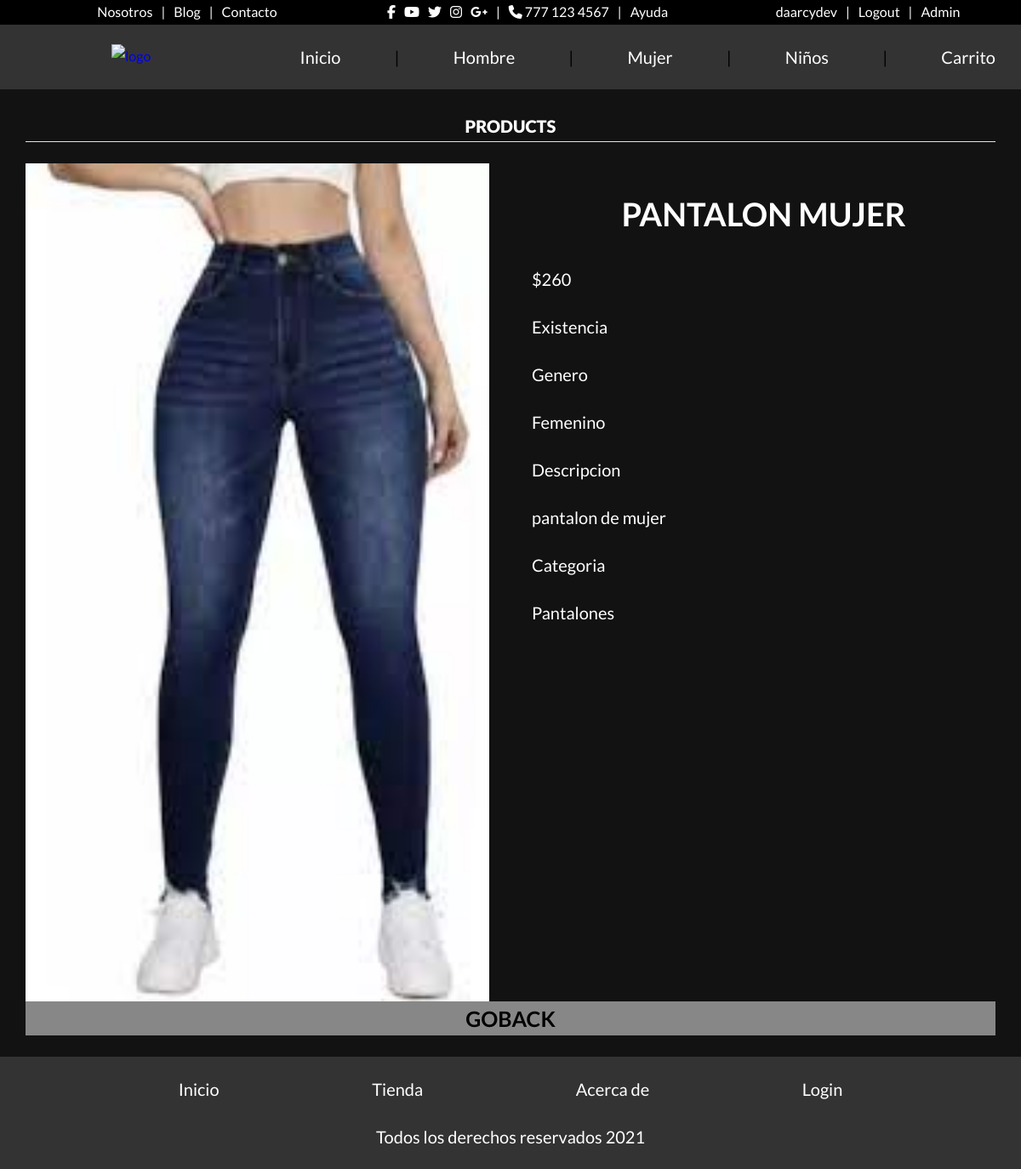
Page /indexAdmin/10/ (signed in) on the committed database.
### products/models.py (models this page shows, shortened)
class Product(models.Model):
    title = models.CharField(max_length=50)
    price = models.IntegerField(blank=True)
    exist = models.BooleanField(default=True)
    description = models.TextField(blank=True)
    image = models.ImageField(upload_to='productImages/', null=True, blank=True)
    user = models.ForeignKey(User, on_delete=models.CASCADE)
    created = models.DateTimeField(auto_now_add=True)
    is_male = models.BooleanField(default=False)
    is_female = models.BooleanField(default=False)
    is_child = models.BooleanField(default=False)
    category = models.CharField(max_length=20, choices=CATEGORIA_CHOICES, default='Ropa')

### products/views.py (the view)
# urls.py: path("indexAdmin/<int:product_id>/", views.adminProduct, name="adminProduct"),
@user_passes_test(user_is_specific_user, login_url='index')
def adminProduct(request, product_id):
    try:
        products = get_object_or_404(Product, pk=product_id, user=request.user)
        return render(request, 'adminProduct.html',{
            "product" : products
        })
    except:
        return redirect("admin")

### products/contextProcessor.py (called while the page is built)
def total_carrito(request):
    total = 0
    if(request.user.is_authenticated):
        if( "carrito" in request.session.keys()):
            for key, value in request.session["carrito"].items():
                total += int(value["acumulado"])
    return{"total_carrito":total}

### products/views.py (called while the page is built)
def user_is_specific_user(user):
    return user.username == 'daarcydev'  # Cambia 'nombre_de_usuario_especifico' por el nombre de usuario que deseas permitir

### products/templates/adminProduct.html (shortened to what this page needs)
{% extends 'base.html' %}
{% block content %}
    <main class="contenedor seccion">
        <h2>Products</h2>
        <div class="contenidoProduct">
            {% if product.image %}
                <img src="{{ product.image.url }}" alt="{{ product.title }}">
            {% endif %}
            <div class="info">
                <h1>{{product.title}}</h1>
                <p>${{product.price}}</p>
                {% if  product.exist %}
                    <p class="existencia">Existencia</p>
                {% else %}
                    <p class="existencia">No Existencia</p>
                {% endif %}
                <p>Genero</p>
                {% if product.is_female  %}
                    <p class="existencia">Femenino</p>
                {% endif %}
                <p>Descripcion</p>
                <p>{{product.description}}</p>
                <p>Categoria</p>
                <p>{{product.category}}</p>
            </div>
        </div>
        <a href="{% url 'admin' %}" class="goBack">GoBack</a>
    </main>
    {% endblock content %}

### products/templates/base.html (shortened to what this page needs)
{%load static%}
<!DOCTYPE html>
<html lang="en">
<head>
    <link rel="stylesheet" href="path/to/font-awesome/css/font-awesome.min.css">
    <link rel="stylesheet" href="build/css/app.css">
    <link rel="stylesheet" href="{% static '/styles/app.css' %}">
</head>
<body>
    <header class="header">
        <div class="barraNegra">
            <div class="about">
                <ul class="menu-top">
                    <li>
                        <a title="Nosotros" href="{% url 'about' %}">Nosotros</a>
                    </li>
                    <li>|</li>
                    <li>
                        <a title="Blog" href="{% url 'blog' %}">Blog</a>
                    </li>
                    <li>|</li>
                    <li>
                        <a title="Contacto" href="{% url 'index' %}">Contacto</a>
                    </li>
                </ul>
            </div>
            <div class="socialMedia">
                <ul class="menu-top">
                    <li>
                        <a title="Facebook" class="fb" target="_blank" href=""><i class="fa fa-facebook"></i></a>
                    </li>
                    <li>
                        <a title="Youtube" class="youtube" target="_blank" href=""><i class="fa fa-youtube-play"></i></a>
                    </li>
                    <li>
                        <a title="Twitter" class="tw" target="_blank" href=""><i class="fa fa-twitter"></i></a>
                    </li>
                    <li>
                        <a title="Instagram" class="instagram" target="_blank" href=""><i class="fa fa-instagram"></i></a>
                    </li>
                    <li>
                        <a title="Google +" class="google" target="_blank" href=""><i class="fa fa-google-plus"></i></a>
                    </li>
                    <li>|</li>
                    <li>
                        <i class="fa fa-phone"></i>
                        777 123 4567
                    </li>
                    <li>|</li>
                    <li class="help">
                        <a title="Ayuda" href="">Ayuda</a>
                    </li>
                </ul>
            </div>
            <div class="signin">
                <ul class="menu-top">
                    {% if user.is_authenticated %}
                    <li>
                        <a href="#">{{user.username}}</a>
                    </li>
                    <li>|</li>
                    <li>
                        <a href="{% url 'logout' %}">Logout </a>
                    </li>
                    {% endif %}
                    {% if user.username == "daarcydev" %}
                        <li>|</li>
                        <li>
                            <a title="admin" href="{% url 'admin' %}">Admin</a>
                        </li>
                    {% endif %}
                </ul>
            </div>
        </div>
        <div class="contenedor headerContenedor">
            <div class="barra">
                <a href="{% url 'index' %}">
                    <img src="https://static.vecteezy.com/system/resources/previews/001/192/065/original/circle-logo-turbine-png.png" alt="logo">
                </a>
                <nav class="nav">
                    <a href="{% url 'index' %}">Inicio</a>
                    <p>|</p>
                    <a href="#" id="btnHombre">Hombre</a>
                    <p>|</p>
                    <a href="#" id="btnMujer">Mujer</a>
                    <p>|</p>
                    <a href="#" id="btnNiño">Niños</a>
                    {% if user.is_authenticated %}
                    <p>|</p>
                    <a href="{% url 'carrito' %}">Carrito</a>
                    {% endif %}
                </nav>
            </div>
        </div>
    </header>
    {% block content %}
    {% endblock content %}
    <footer class="footer seccion">
        <div class="contenedor footerContenedor">
            <nav class="nav">
                <a href="#">Inicio</a>
                <a href="#">Tienda</a>
                <a href="#">Acerca de</a>
                <a href="#">Login</a>
            </nav>
        </div>
        <p class="copyright">Todos los derechos reservados 2021</p>
    </footer>
</body>
</html>

### build/css/app.css (style rules this page uses)
html { -webkit-text-size-adjust:100%;line-height:1.15 }
body { margin:0 }
main { display:block }
h1 { font-size:2em;margin:.67em 0 }
a { background-color:transparent }
img { border-style:none }
html { box-sizing:border-box;font-size:62.5% }
*,:after,:before { box-sizing:inherit }
body { background-color:#121212;font-family:Lato,sans-serif;font-size:1.6rem;line-height:1.8 }
p { color:#000;font-size:2rem }
.contenedor { margin:0 auto;max-width:130rem;width:95% }
a { text-decoration:none }
img,picture { display:block;width:100% }
h1,h2,h3 { font-family:Lato,sans-serif;font-weight:300;margin:2.5rem 0;text-align:center }
h1 { font-size:3.8rem }
h2 { font-size:3.4rem }
.seccion { margin-bottom:2.5rem;margin-top:2.5rem }
.header { background-color:#333;padding:0 }
img { width:7rem }
.footer { align-items:center;background-color:#333;display:flex;flex-direction:column }
.footer .footerContenedor { padding-top:2rem }
.footer .footerContenedor .nav { justify-content:space-evenly }
.barraNegra { background-color:#000;display:grid;grid-template-columns:1fr;justify-items:center;margin:0 }
@media (min-width:900px) { .barraNegra { grid-template-columns:1fr 1fr } }
@media (min-width:1024px) { .barraNegra { grid-template-columns:1fr 1fr 1fr } }
.barraNegra .socialMedia { display:none }
@media (min-width:1024px) { .barraNegra .socialMedia { display:block } }
.barraNegra .menu-top { display:flex;gap:1rem;list-style-type:none;margin:0 }
.barraNegra .menu-top a,.barraNegra .menu-top li { color:#fff }
.barra { align-items:center;display:grid;justify-items:center }
@media (min-width:900px) { .barra { gap:5rem;grid-template-columns:1fr 3fr } }
@media (min-width:900px) { .nav { align-items:center;display:flex;justify-content:space-between;width:100% } }
.nav a { color:#fff;display:block;text-align:center;text-decoration:none }
@media (min-width:900px) { .nav a { font-size:2rem } }
.nav p { display:none }
@media (min-width:900px) { .nav p { display:block } }
h2 { border-bottom:1px solid #e3e3e3;color:#fff;font-size:2rem;font-weight:900;text-align:center;text-transform:uppercase }
.contenedor .goBack { align-items:center;background:#888787;color:#000;display:flex;font-size:2.5rem;font-weight:700;height:4rem;justify-content:center;text-transform:uppercase;width:100% }
.contenedor .contenidoProduct { display:grid;gap:5rem;grid-template-columns:1fr 1fr }
.contenedor .contenidoProduct img { width:100% }
.contenedor .contenidoProduct h1 { color:#fff;font-weight:700;text-transform:uppercase }
.contenedor .contenidoProduct p { color:#fff }

### rows in the picture
Product: image (picture), title "PANTALON MUJER", price "260", description "pantalon de mujer", category "Pantalones"

### other values in the picture
{{ user.username }} "daarcydev"
